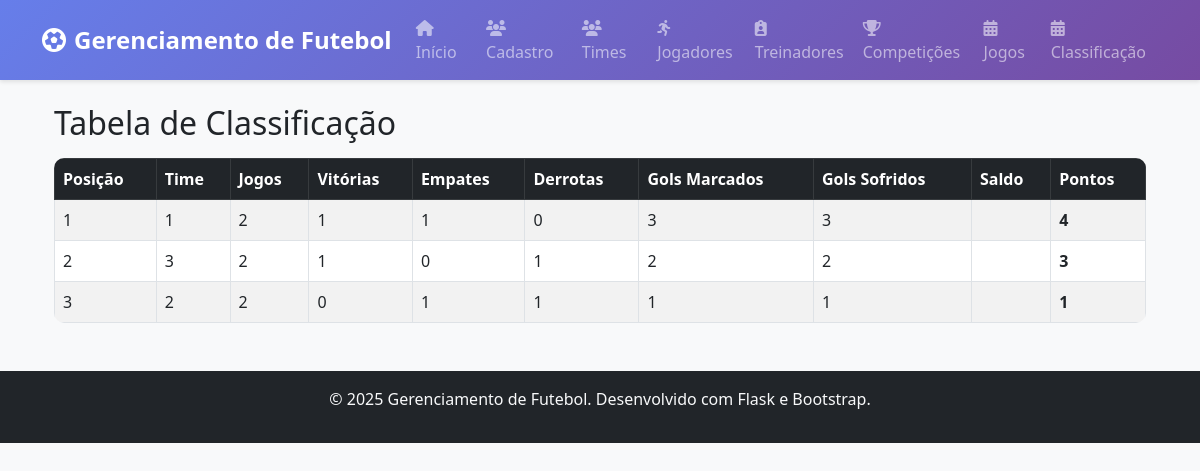
/classificacao, run on the app's committed database.
### app/models/jogo.py (models this page shows, shortened)
class Jogo(db.Model):
    id: so.Mapped[int] = so.mapped_column(primary_key=True)
    data_hora: so.Mapped[datetime] = so.mapped_column(db.DateTime, nullable=False)
    time_casa_id: so.Mapped[Optional[int]] = so.mapped_column(sa.ForeignKey("time.id"), index=True, nullable=False)
    time_casa: so.Mapped[Optional['Time']] = so.relationship("Time", back_populates="jogos_casa", foreign_keys=[time_casa_id])
    time_visitante_id: so.Mapped[int] = so.mapped_column(db.Integer, db.ForeignKey('time.id'), nullable=False)
    time_visitante: so.Mapped[Optional['Time']] = so.relationship("Time", back_populates="jogos_visitante", foreign_keys=[time_visitante_id])
    competicao_id: so.Mapped[int] = so.mapped_column(db.Integer, db.ForeignKey('competicao.id'), nullable=False)
    competicao: so.Mapped['Competicao'] = so.relationship(back_populates='jogos')
    gols_casa: so.Mapped[Optional[int]] = so.mapped_column(db.Integer, nullable=True)
    gols_visitante: so.Mapped[Optional[int]] = so.mapped_column(db.Integer, nullable=True)
    status: so.Mapped[str] = so.mapped_column(db.String(20), nullable=False, default='Agendado')
    created_at: so.Mapped[datetime] = so.mapped_column(db.DateTime, default=datetime.utcnow)
    updated_at: so.Mapped[datetime] = so.mapped_column(db.DateTime, default=datetime.utcnow, onupdate=datetime.utcnow)

### app/routes.py (the view)
@app.route('/classificacao')
def classificacao_index():
    classificacao = ClassificacaoController.calcular_classificacao()
    return render_template('classificacao/index.html', classificacao=classificacao)

### app/templates/classificacao/index.html
{% extends "base.html" %}
{% block content %}
<div class="container mt-4">
    <h2>Tabela de Classificação</h2>
    <table class="table table-striped table-bordered mt-3">
        <thead class="table-dark">
            <tr>
                <th>Posição</th>
                <th>Time</th>
                <th>Jogos</th>
                <th>Vitórias</th>
                <th>Empates</th>
                <th>Derrotas</th>
                <th>Gols Marcados</th>
                <th>Gols Sofridos</th>
                <th>Saldo</th>
                <th>Pontos</th>
            </tr>
        </thead>
        <tbody>
            {% for time in classificacao %}
            <tr>
                <td>{{ loop.index }}</td>
                <td>{{ time.nome }}</td>
                <td>{{ time.jogos }}</td>
                <td>{{ time.vitorias }}</td>
                <td>{{ time.empates }}</td>
                <td>{{ time.derrotas }}</td>
                <td>{{ time.gols_marcados }}</td>
                <td>{{ time.gols_sofridos }}</td>
                <td>{{ time.saldo }}</td>
                <td><strong>{{ time.pontos }}</strong></td>
            </tr>
            {% endfor %}
        </tbody>
    </table>
</div>
{% endblock %}

### app/static/css/style.css (style rules this page uses)
body { background-color: #f8f9fa; font-family: 'Segoe UI', Tahoma, Geneva, Verdana, sans-serif; }
.table { border-radius: 10px; overflow: hidden; }
.table th { border-top: none; font-weight: 600; }

### data on the page
Jogo: nome "3", jogos "2", vitorias "1", empates "0", derrotas "1", gols_marcados "2", gols_sofridos "2", pontos "3", nome "2", vitorias "0", empates "1", gols_marcados "1", gols_sofridos "1", pontos "1"

### other printed values
{{ time.nome }} "1"
{{ time.jogos }} "2"
{{ time.vitorias }} "1"
{{ time.empates }} "1"
{{ time.derrotas }} "0"
{{ time.gols_marcados }} "3"
{{ time.gols_sofridos }} "3"
{{ time.pontos }} "4"
